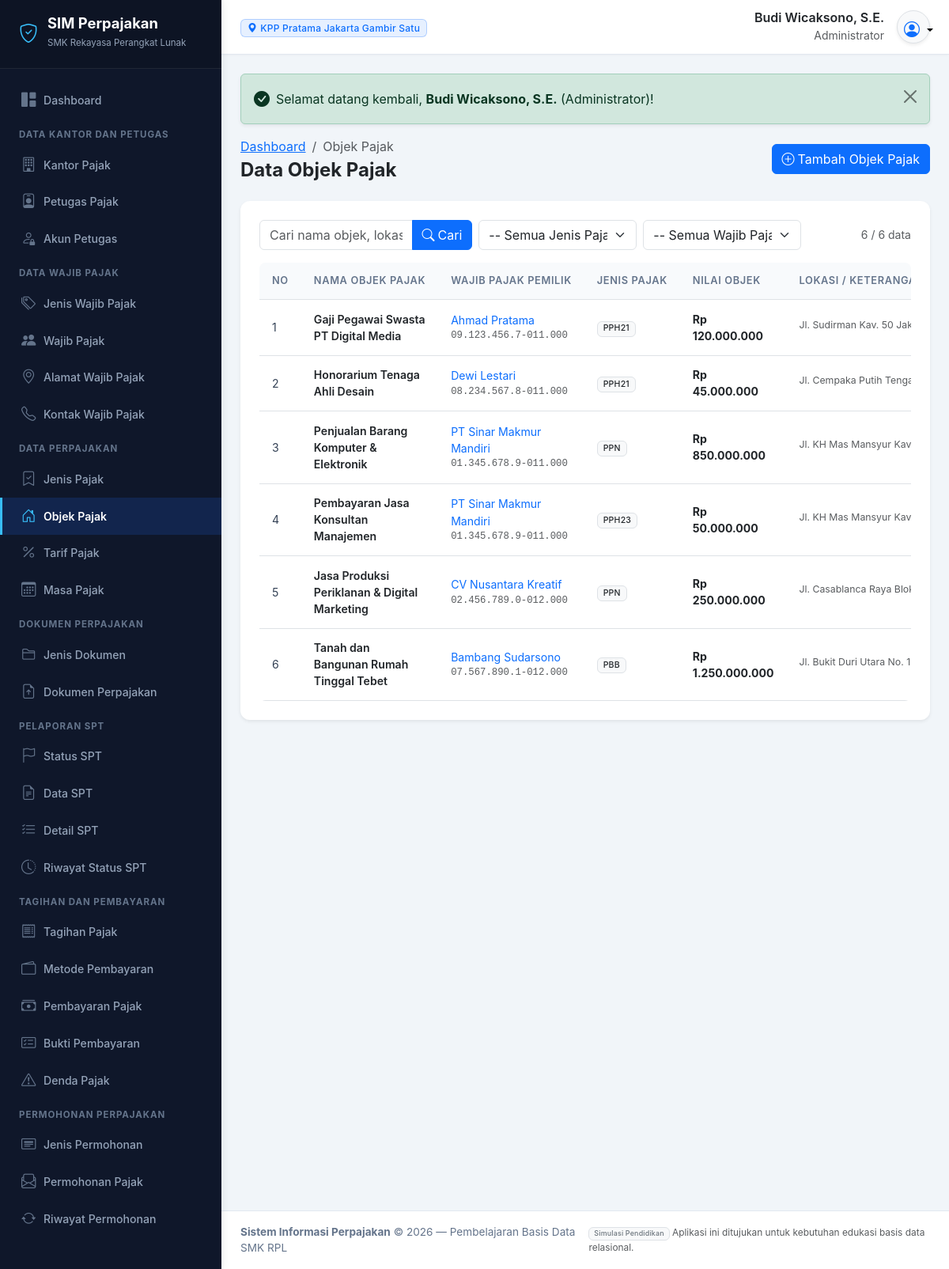
Page /modules/objek_pajak/index.php (signed in) on the committed database.
### tables this page shows
CREATE TABLE `akun_petugas` (
  `id_akun` INT AUTO_INCREMENT PRIMARY KEY,
  `id_petugas` INT NOT NULL UNIQUE,
  `nama_pengguna` VARCHAR(50) NOT NULL UNIQUE,
  `kata_sandi` VARCHAR(255) NOT NULL,
  `peran` VARCHAR(50) NOT NULL,
  `status_akun` ENUM('Aktif', 'Nonaktif') DEFAULT 'Aktif',
  `terakhir_masuk` DATETIME NULL,
  `created_at` TIMESTAMP DEFAULT CURRENT_TIMESTAMP,
  CONSTRAINT `fk_akun_petugas` FOREIGN KEY (`id_petugas`) 
    REFERENCES `petugas_pajak` (`id_petugas`) ON UPDATE CASCADE ON DELETE CASCADE
);

CREATE TABLE `kantor_pajak` (
  `id_kantor` INT AUTO_INCREMENT PRIMARY KEY,
  `kode_kantor` VARCHAR(20) NOT NULL UNIQUE,
  `nama_kantor` VARCHAR(150) NOT NULL,
  `alamat` TEXT NOT NULL,
  `kota` VARCHAR(100) NOT NULL,
  `nomor_telepon` VARCHAR(30) NOT NULL,
  `email` VARCHAR(100) NOT NULL,
  `created_at` TIMESTAMP DEFAULT CURRENT_TIMESTAMP
);

CREATE TABLE `petugas_pajak` (
  `id_petugas` INT AUTO_INCREMENT PRIMARY KEY,
  `id_kantor` INT NOT NULL,
  `nama_petugas` VARCHAR(150) NOT NULL,
  `nomor_identitas` VARCHAR(50) NOT NULL UNIQUE,
  `jabatan` VARCHAR(100) NOT NULL,
  `nomor_telepon` VARCHAR(30) NOT NULL,
  `email` VARCHAR(100) NOT NULL,
  `status` ENUM('Aktif', 'Nonaktif') DEFAULT 'Aktif',
  `created_at` TIMESTAMP DEFAULT CURRENT_TIMESTAMP,
  CONSTRAINT `fk_petugas_kantor` FOREIGN KEY (`id_kantor`) 
    REFERENCES `kantor_pajak` (`id_kantor`) ON UPDATE CASCADE ON DELETE RESTRICT
);

CREATE TABLE `objek_pajak` (
  `id_objek_pajak` INT AUTO_INCREMENT PRIMARY KEY,
  `id_wajib_pajak` INT NOT NULL,
  `id_jenis_pajak` INT NOT NULL,
  `nama_objek` VARCHAR(150) NOT NULL,
  `alamat_objek` TEXT NOT NULL,
  `nilai_objek` DECIMAL(15,2) NOT NULL DEFAULT 0.00,
  `keterangan` TEXT NULL,
  CONSTRAINT `fk_objek_wp` FOREIGN KEY (`id_wajib_pajak`) 
    REFERENCES `wajib_pajak` (`id_wajib_pajak`) ON UPDATE CASCADE ON DELETE RESTRICT,
  CONSTRAINT `fk_objek_jenis` FOREIGN KEY (`id_jenis_pajak`) 
    REFERENCES `jenis_pajak` (`id_jenis_pajak`) ON UPDATE CASCADE ON DELETE RESTRICT
);

CREATE TABLE `wajib_pajak` (
  `id_wajib_pajak` INT AUTO_INCREMENT PRIMARY KEY,
  `id_jenis_wajib_pajak` INT NOT NULL,
  `id_kantor` INT NOT NULL,
  `nomor_npwp` VARCHAR(30) NOT NULL UNIQUE,
  `nama_wajib_pajak` VARCHAR(150) NOT NULL,
  `tanggal_pendaftaran` DATE NOT NULL,
  `tanggal_lahir` DATE NULL,
  `jenis_kelamin` ENUM('Laki-laki', 'Perempuan', 'Lainnya') NULL,
  `status_wajib_pajak` ENUM('Aktif', 'Nonaktif', 'Suspen') DEFAULT 'Aktif',
  `created_at` TIMESTAMP DEFAULT CURRENT_TIMESTAMP,
  CONSTRAINT `fk_wp_jenis` FOREIGN KEY (`id_jenis_wajib_pajak`) 
    REFERENCES `jenis_wajib_pajak` (`id_jenis_wajib_pajak`) ON UPDATE CASCADE ON DELETE RESTRICT,
  CONSTRAINT `fk_wp_kantor` FOREIGN KEY (`id_kantor`) 
    REFERENCES `kantor_pajak` (`id_kantor`) ON UPDATE CASCADE ON DELETE RESTRICT
);

CREATE TABLE `jenis_pajak` (
  `id_jenis_pajak` INT AUTO_INCREMENT PRIMARY KEY,
  `kode_pajak` VARCHAR(20) NOT NULL UNIQUE,
  `nama_pajak` VARCHAR(150) NOT NULL,
  `deskripsi` TEXT NULL,
  `status` ENUM('Aktif', 'Nonaktif') DEFAULT 'Aktif'
);

### modules/objek_pajak/index.php (the view, shortened to what this page needs)
<?php
require_once __DIR__ . '/../../includes/header.php';
$cari = bersihkan($_GET['cari'] ?? '');
$halaman = max(1, (int)($_GET['halaman'] ?? 1));
$limit = 10;
$offset = ($halaman - 1) * $limit;
$where = "WHERE 1=1";
$params = [];
$total_data = ambil_satu("
    SELECT COUNT(*) as total
    FROM objek_pajak o
    JOIN wajib_pajak wp ON o.id_wajib_pajak = wp.id_wajib_pajak
    JOIN jenis_pajak jp ON o.id_jenis_pajak = jp.id_jenis_pajak
    $where
", $params)['total'];
$query = "
    SELECT o.*, wp.nama_wajib_pajak, wp.nomor_npwp, jp.kode_pajak, jp.nama_pajak
    FROM objek_pajak o
    JOIN wajib_pajak wp ON o.id_wajib_pajak = wp.id_wajib_pajak
    JOIN jenis_pajak jp ON o.id_jenis_pajak = jp.id_jenis_pajak
    $where
    ORDER BY o.id_objek_pajak ASC
    LIMIT $limit OFFSET $offset
";
$data_list = ambil_semua($query, $params);
?>
<div class="d-flex flex-column flex-md-row justify-content-between align-items-md-center mb-4 gap-2">
    <div>
        <nav aria-label="breadcrumb">
            <ol class="breadcrumb mb-1">
                <li class="breadcrumb-item"><a href="<?= base_url('dashboard.php') ?>">Dashboard</a></li>
                <li class="breadcrumb-item active" aria-current="page">Objek Pajak</li>
            </ol>
        </nav>
        <h4 class="fw-bold mb-0 text-dark">Data Objek Pajak</h4>
    </div>
    <div>
        <a href="tambah.php" class="btn btn-primary">
            <i class="bi bi-plus-circle me-1"></i>Tambah Objek Pajak
        </a>
    </div>
</div>
<div class="card border-0 shadow-sm">
    <div class="card-body p-3 p-md-4">
        <form method="GET" class="row g-2 mb-3">
            <div class="col-12 col-md-4">
                <div class="input-group">
                    <input type="text" name="cari" class="form-control" placeholder="Cari nama objek, lokasi, nama WP..." value="<?= escape($cari) ?>">
                    <button class="btn btn-primary" type="submit"><i class="bi bi-search me-1"></i>Cari</button>
                </div>
            </div>
            <div class="col-6 col-md-3">
                <select name="jenis" class="form-select" onchange="this.form.submit()">
                    <option value="0">-- Semua Jenis Pajak --</option>
                </select>
            </div>
            <div class="col-6 col-md-3">
                <select name="wajib_pajak" class="form-select" onchange="this.form.submit()">
                    <option value="0">-- Semua Wajib Pajak --</option>
                </select>
            </div>
            <div class="col-12 col-md-2 text-md-end text-muted small d-flex align-items-center justify-content-md-end">
                <?= count($data_list) ?> / <?= $total_data ?> data
            </div>
        </form>
        <div class="table-responsive">
            <table class="table table-hover align-middle mb-0">
                <thead>
                    <tr>
                        <th style="width: 50px;">No</th>
                        <th>Nama Objek Pajak</th>
                        <th>Wajib Pajak Pemilik</th>
                        <th>Jenis Pajak</th>
                        <th>Nilai Objek</th>
                        <th>Lokasi / Keterangan</th>
                    </tr>
                </thead>
                <tbody>
                    <?php if (empty($data_list)): ?>
                        <tr><td colspan="7" class="text-center py-4 text-muted">Tidak ada data objek pajak.</td></tr>
                    <?php else: ?>
                        <?php $no = $offset + 1; foreach ($data_list as $row): ?>
                            <tr>
                                <td><?= $no++ ?></td>
                                <td>
                                    <div class="fw-semibold text-dark"><?= escape($row['nama_objek']) ?></div>
                                </td>
                                <td>
                                    <a href="../wajib_pajak/detail.php?id=<?= $row['id_wajib_pajak'] ?>" class="text-decoration-none">
                                        <?= escape($row['nama_wajib_pajak']) ?>
                                    </a>
                                    <div class="small text-muted font-monospace"><?= escape($row['nomor_npwp']) ?></div>
                                </td>
                                <td><span class="badge bg-light text-dark border"><?= escape($row['kode_pajak']) ?></span></td>
                                <td><span class="fw-bold text-dark"><?= format_rupiah($row['nilai_objek']) ?></span></td>
                                <td><small class="text-muted text-truncate d-inline-block" style="max-width: 200px;"><?= escape($row['alamat_objek']) ?></small></td>
                            </tr>
                        <?php endforeach; ?>
                    <?php endif; ?>
                </tbody>
            </table>
        </div>
    </div>
</div>
<?php require_once __DIR__ . '/../../includes/footer.php'; ?>

### includes/header.php (shortened to what this page needs)
<?php
require_once __DIR__ . '/fungsi.php';
$user_aktif = pengguna_login();
$nama_user = $user_aktif['nama_petugas'] ?? $_SESSION['nama_pengguna'] ?? 'Petugas';
$peran_user = $user_aktif['peran'] ?? 'Petugas Pajak';
$kantor_user = $user_aktif['nama_kantor'] ?? 'Kantor Pajak';
?>
<!DOCTYPE html>
<html lang="id">
<head>
    <link rel="stylesheet" href="<?= base_url('assets/css/bootstrap.min.css') ?>">
    <link rel="stylesheet" href="<?= base_url('assets/css/bootstrap-icons.min.css') ?>">
    <link rel="stylesheet" href="<?= base_url('assets/css/style.css') ?>">
    <link rel="stylesheet" href="https://cdn.jsdelivr.net/npm/bootstrap-icons@1.11.3/font/bootstrap-icons.min.css" onerror="this.onerror=null;">
</head>
<body>
<div class="app-wrapper">
    <?php require_once __DIR__ . '/sidebar.php'; ?>
    <div class="app-content">
        <header class="app-header">
            <div class="d-flex align-items-center">
                <div class="d-none d-sm-block">
                    <span class="badge bg-primary bg-opacity-10 text-primary border border-primary border-opacity-25 px-2 py-1">
                        <i class="bi bi-geo-alt-fill me-1"></i><?= escape($kantor_user) ?>
                    </span>
                </div>
            </div>
            <div class="d-flex align-items-center gap-3">
                <div class="text-end d-none d-md-block">
                    <div class="fw-semibold text-dark lh-sm"><?= escape($nama_user) ?></div>
                    <small class="text-muted"><?= escape($peran_user) ?></small>
                </div>
                <div class="dropdown">
                    <button class="btn btn-light rounded-circle p-2 border shadow-sm dropdown-toggle" type="button" id="userDropdown" data-bs-toggle="dropdown" aria-expanded="false" style="width: 42px; height: 42px;">
                        <i class="bi bi-person-circle fs-5 text-primary"></i>
                    </button>
                </div>
            </div>
        </header>
        <main class="p-3 p-md-4 flex-grow-1">

### assets/css/style.css (style rules this page uses)
:root { --primary-color: #1e3a8a; --primary-light: #3b82f6; --primary-dark: #0f172a; --secondary-color: #0d9488; --accent-gold: #f59e0b; --bg-main: #f1f5f9; --sidebar-bg: #0f172a; --sidebar-hover: #1e293b; --sidebar-active: #2563eb; --card-border: #e2e8f0; }
body { background-color: var(--bg-main); font-family: -apple-system, BlinkMacSystemFont, "Segoe UI", Roboto, "Helvetica Neue", Arial, sans-serif; color: #334155; min-height: 100vh; display: flex; flex-direction: column; }
.app-wrapper { display: flex; min-height: 100vh; width: 100%; }
.app-content { flex-grow: 1; display: flex; flex-direction: column; min-width: 0; background-color: var(--bg-main); }
.app-header { background-color: #ffffff; border-bottom: 1px solid #e2e8f0; padding: 0.75rem 1.5rem; display: flex; align-items: center; justify-content: space-between; box-shadow: 0 1px 3px rgba(0,0,0,0.03); position: sticky; top: 0; z-index: 1010; }
.card { border: 1px solid var(--card-border); border-radius: 0.75rem; box-shadow: 0 1px 3px rgba(0,0,0,0.05); background: #ffffff; }
.table-responsive { border-radius: 0.5rem; }
.table th { font-size: 0.8rem; text-transform: uppercase; letter-spacing: 0.05em; font-weight: 600; color: #64748b; background-color: #f8fafc; border-top: none; white-space: nowrap; padding: 0.85rem 1rem; }
.table td { padding: 0.85rem 1rem; vertical-align: middle; font-size: 0.88rem; color: #334155; }
.badge { font-weight: 500; letter-spacing: 0.02em; }

### rows in the picture
akun_petugas: kantor_pajak.nama_kantor "KPP Pratama Jakarta Gambir Satu", id_petugas.nama_petugas "Budi Wicaksono, S.E.", peran "Administrator"
objek_pajak: nama_objek "Gaji Pegawai Swasta PT Digital Media", id_wajib_pajak.nama_wajib_pajak "Ahmad Pratama", id_wajib_pajak.nomor_npwp "09.123.456.7-011.000", id_jenis_pajak.kode_pajak "PPH21", nilai_objek "Rp 120.000.000", alamat_objek "Jl. Sudirman Kav. 50 Jakarta Pu…"
objek_pajak: nama_objek "Honorarium Tenaga Ahli Desain", id_wajib_pajak.nama_wajib_pajak "Dewi Lestari", id_wajib_pajak.nomor_npwp "08.234.567.8-011.000", id_jenis_pajak.kode_pajak "PPH21", nilai_objek "Rp 45.000.000", alamat_objek "Jl. Cempaka Putih…"
objek_pajak: nama_objek "Penjualan Barang Komputer & Elektronik", id_wajib_pajak.nama_wajib_pajak "PT Sinar Makmur Mandiri", id_wajib_pajak.nomor_npwp "01.345.678.9-011.000", id_jenis_pajak.kode_pajak "PPN", nilai_objek "Rp 850.000.000", alamat_objek "Jl. KH Mas Mansyur…"
objek_pajak: nama_objek "Pembayaran Jasa Konsultan Manajemen", id_wajib_pajak.nama_wajib_pajak "PT Sinar Makmur Mandiri", id_wajib_pajak.nomor_npwp "01.345.678.9-011.000", id_jenis_pajak.kode_pajak "PPH23", nilai_objek "Rp 50.000.000", alamat_objek "Jl. KH Mas Mansyur…"
objek_pajak: nama_objek "Jasa Produksi Periklanan & Digital Marketing", id_wajib_pajak.nama_wajib_pajak "CV Nusantara Kreatif", id_wajib_pajak.nomor_npwp "02.456.789.0-012.000", id_jenis_pajak.kode_pajak "PPN", nilai_objek "Rp 250.000.000", alamat_objek "Jl. Casablanca Raya…"
objek_pajak: nama_objek "Tanah dan Bangunan Rumah Tinggal Tebet", id_wajib_pajak.nama_wajib_pajak "Bambang Sudarsono", id_wajib_pajak.nomor_npwp "07.567.890.1-012.000", id_jenis_pajak.kode_pajak "PBB", nilai_objek "Rp 1.250.000.000", alamat_objek "Jl. Bukit Duri Utara No.…"

### other values in the picture
$flash['pesan'] "Selamat datang kembali, Budi Wicaksono, S.E. (Administrator)!"
count($data_list) "6"
$total_data "6"
